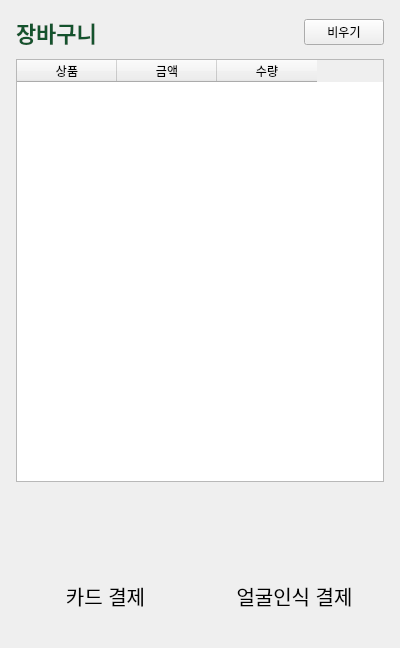
<?xml version="1.0" encoding="UTF-8"?>
<ui version="4.0">
 <class>Cart</class>
 <widget class="QWidget" name="Cart">
  <property name="geometry">
   <rect>
    <x>0</x>
    <y>0</y>
    <width>400</width>
    <height>648</height>
   </rect>
  </property>
  <layout class="QVBoxLayout" name="verticalLayout" stretch="0,1,0,0,0">
   <property name="spacing">
    <number>10</number>
   </property>
   <property name="leftMargin">
    <number>16</number>
   </property>
   <property name="topMargin">
    <number>16</number>
   </property>
   <property name="rightMargin">
    <number>16</number>
   </property>
   <property name="bottomMargin">
    <number>16</number>
   </property>
   <item>
    <layout class="QHBoxLayout" name="layoutTitle">
     <item>
      <widget class="QLabel" name="lblTitle">
       <property name="styleSheet">
        <string notr="true">font-size: 22px; font-weight: bold; color: #14532d;</string>
       </property>
       <property name="text">
        <string>장바구니</string>
       </property>
      </widget>
     </item>
     <item>
      <spacer name="spacerTitle">
       <property name="orientation">
        <enum>Qt::Horizontal</enum>
       </property>
       <property name="sizeHint" stdset="0">
        <size>
         <width>0</width>
         <height>0</height>
        </size>
       </property>
      </spacer>
     </item>
     <item>
      <widget class="QPushButton" name="btnClear">
       <property name="text">
        <string>비우기</string>
       </property>
      </widget>
     </item>
    </layout>
   </item>
   <item>
    <widget class="QTableWidget" name="table">
     <property name="editTriggers">
      <set>QAbstractItemView::NoEditTriggers</set>
     </property>
     <property name="selectionMode">
      <enum>QAbstractItemView::NoSelection</enum>
     </property>
     <property name="showGrid">
      <bool>false</bool>
     </property>
     <attribute name="verticalHeaderVisible">
      <bool>false</bool>
     </attribute>
     <column>
      <property name="text">
       <string>상품</string>
      </property>
     </column>
     <column>
      <property name="text">
       <string>금액</string>
      </property>
     </column>
     <column>
      <property name="text">
       <string>수량</string>
      </property>
     </column>
    </widget>
   </item>
   <item>
    <layout class="QHBoxLayout" name="layoutTotal">
     <item>
      <widget class="QLabel" name="lblCount">
       <property name="styleSheet">
        <string notr="true">font-size: 16px; color: #3d6b4c;</string>
       </property>
      </widget>
     </item>
     <item>
      <spacer name="spacerTotal">
       <property name="orientation">
        <enum>Qt::Horizontal</enum>
       </property>
       <property name="sizeHint" stdset="0">
        <size>
         <width>0</width>
         <height>0</height>
        </size>
       </property>
      </spacer>
     </item>
     <item>
      <widget class="QLabel" name="lblTotal">
       <property name="styleSheet">
        <string notr="true">font-size: 28px; font-weight: bold; color: #14532d;</string>
       </property>
      </widget>
     </item>
    </layout>
   </item>
   <item>
    <widget class="QLabel" name="lblBalance">
     <property name="styleSheet">
      <string notr="true">font-size: 14px; color: #3d6b4c;</string>
     </property>
     <property name="alignment">
      <set>Qt::AlignRight|Qt::AlignVCenter</set>
     </property>
    </widget>
   </item>
   <item>
    <layout class="QHBoxLayout" name="layoutPay">
     <property name="spacing">
      <number>10</number>
     </property>
     <item>
      <widget class="QPushButton" name="btnCard">
       <property name="styleSheet">
        <string notr="true">font-size: 20px; min-height: 72px; border-radius: 14px;</string>
       </property>
       <property name="text">
        <string>카드 결제</string>
       </property>
      </widget>
     </item>
     <item>
      <widget class="QPushButton" name="btnFace">
       <property name="styleSheet">
        <string notr="true">font-size: 20px; min-height: 72px; border-radius: 14px;</string>
       </property>
       <property name="text">
        <string>얼굴인식 결제</string>
       </property>
      </widget>
     </item>
    </layout>
   </item>
  </layout>
 </widget>
 <resources/>
 <connections/>
</ui>
